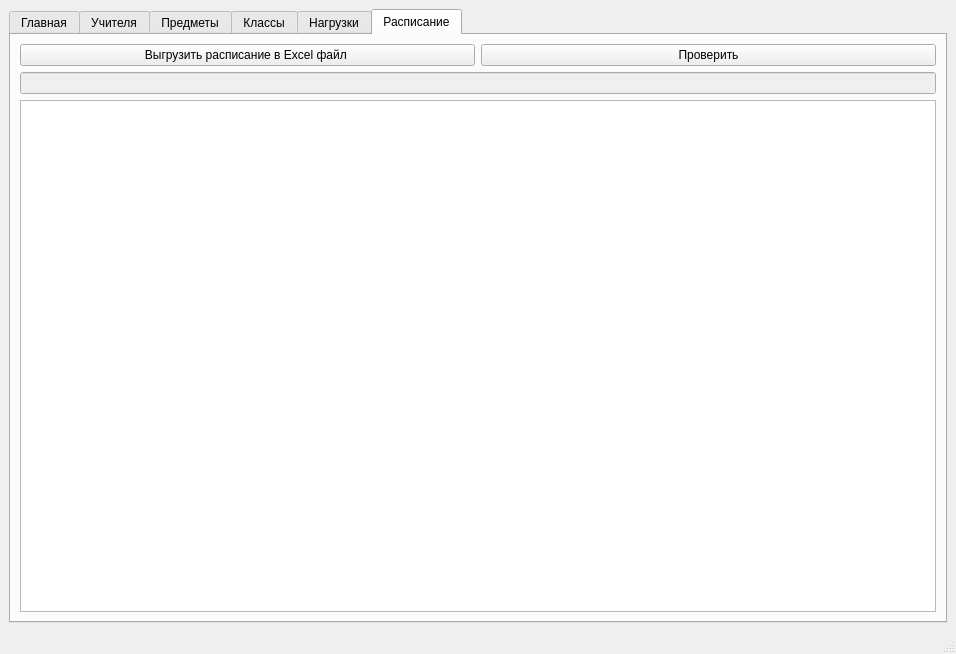
<?xml version="1.0" encoding="UTF-8"?>
<ui version="4.0">
 <class>MainWindow</class>
 <widget class="QMainWindow" name="MainWindow">
  <property name="geometry">
   <rect>
    <x>0</x>
    <y>0</y>
    <width>956</width>
    <height>654</height>
   </rect>
  </property>
  <property name="windowTitle">
   <string>Расписание 1.0</string>
  </property>
  <widget class="QWidget" name="centralwidget">
   <layout class="QVBoxLayout" name="verticalLayout">
    <item>
     <widget class="QTabWidget" name="list_of_tabs">
      <property name="font">
       <font>
        <weight>50</weight>
        <bold>false</bold>
       </font>
      </property>
      <property name="currentIndex">
       <number>5</number>
      </property>
      <widget class="QWidget" name="tab">
       <attribute name="title">
        <string>Главная</string>
       </attribute>
       <widget class="QLabel" name="label">
        <property name="geometry">
         <rect>
          <x>110</x>
          <y>20</y>
          <width>331</width>
          <height>71</height>
         </rect>
        </property>
        <property name="text">
         <string>Картинка</string>
        </property>
       </widget>
       <widget class="QLabel" name="label_2">
        <property name="geometry">
         <rect>
          <x>60</x>
          <y>180</y>
          <width>101</width>
          <height>16</height>
         </rect>
        </property>
        <property name="text">
         <string>Название школы:</string>
        </property>
       </widget>
       <widget class="QLineEdit" name="name_of_school">
        <property name="geometry">
         <rect>
          <x>150</x>
          <y>180</y>
          <width>421</width>
          <height>20</height>
         </rect>
        </property>
       </widget>
       <widget class="QLabel" name="label_3">
        <property name="geometry">
         <rect>
          <x>750</x>
          <y>520</y>
          <width>175</width>
          <height>75</height>
         </rect>
        </property>
        <property name="text">
         <string>Эмблема Яндекс</string>
        </property>
       </widget>
       <widget class="QLabel" name="label_4">
        <property name="geometry">
         <rect>
          <x>670</x>
          <y>500</y>
          <width>221</width>
          <height>61</height>
         </rect>
        </property>
        <property name="text">
         <string>Проект подготовил:
ученик 2 курса 
Очилов Тимур</string>
        </property>
       </widget>
       <widget class="QPushButton" name="save_name_of_school">
        <property name="geometry">
         <rect>
          <x>350</x>
          <y>200</y>
          <width>221</width>
          <height>23</height>
         </rect>
        </property>
        <property name="text">
         <string>Сохранить изменения в названии школы</string>
        </property>
       </widget>
       <widget class="QWidget" name="layoutWidget">
        <property name="geometry">
         <rect>
          <x>60</x>
          <y>250</y>
          <width>213</width>
          <height>271</height>
         </rect>
        </property>
        <layout class="QVBoxLayout" name="verticalLayout_5">
         <item>
          <widget class="QLabel" name="label_5">
           <property name="font">
            <font>
             <pointsize>10</pointsize>
             <weight>75</weight>
             <bold>true</bold>
            </font>
           </property>
           <property name="text">
            <string>График Уроков</string>
           </property>
           <property name="alignment">
            <set>Qt::AlignCenter</set>
           </property>
          </widget>
         </item>
         <item>
          <layout class="QHBoxLayout" name="horizontalLayout_12">
           <item>
            <widget class="QLabel" name="label_10">
             <property name="text">
              <string>1 урок</string>
             </property>
            </widget>
           </item>
           <item>
            <widget class="QLineEdit" name="one_urok"/>
           </item>
          </layout>
         </item>
         <item>
          <layout class="QHBoxLayout" name="horizontalLayout_3">
           <item>
            <widget class="QLabel" name="label_6">
             <property name="text">
              <string>2 урок</string>
             </property>
            </widget>
           </item>
           <item>
            <widget class="QLineEdit" name="two_urok"/>
           </item>
          </layout>
         </item>
         <item>
          <layout class="QHBoxLayout" name="horizontalLayout_14">
           <item>
            <widget class="QLabel" name="label_15">
             <property name="text">
              <string>3 урок</string>
             </property>
            </widget>
           </item>
           <item>
            <widget class="QLineEdit" name="three_urok"/>
           </item>
          </layout>
         </item>
         <item>
          <layout class="QHBoxLayout" name="horizontalLayout_5">
           <item>
            <widget class="QLabel" name="label_7">
             <property name="text">
              <string>4 урок</string>
             </property>
            </widget>
           </item>
           <item>
            <widget class="QLineEdit" name="fout_urok"/>
           </item>
          </layout>
         </item>
         <item>
          <layout class="QHBoxLayout" name="horizontalLayout_13">
           <item>
            <widget class="QLabel" name="label_14">
             <property name="text">
              <string>5 урок</string>
             </property>
            </widget>
           </item>
           <item>
            <widget class="QLineEdit" name="five_urok"/>
           </item>
          </layout>
         </item>
         <item>
          <layout class="QHBoxLayout" name="horizontalLayout_7">
           <item>
            <widget class="QLabel" name="label_8">
             <property name="text">
              <string>6 урок</string>
             </property>
            </widget>
           </item>
           <item>
            <widget class="QLineEdit" name="six_urok"/>
           </item>
          </layout>
         </item>
         <item>
          <layout class="QHBoxLayout" name="horizontalLayout_15">
           <item>
            <widget class="QLabel" name="label_16">
             <property name="text">
              <string>7 урок</string>
             </property>
            </widget>
           </item>
           <item>
            <widget class="QLineEdit" name="seven_urok"/>
           </item>
          </layout>
         </item>
         <item>
          <layout class="QHBoxLayout" name="horizontalLayout_8">
           <item>
            <widget class="QLabel" name="label_9">
             <property name="text">
              <string>8 урок</string>
             </property>
            </widget>
           </item>
           <item>
            <widget class="QLineEdit" name="eight_urok"/>
           </item>
          </layout>
         </item>
         <item>
          <widget class="QPushButton" name="save_nastroiki">
           <property name="text">
            <string>Сохранить изменения Графика уроков</string>
           </property>
          </widget>
         </item>
        </layout>
       </widget>
      </widget>
      <widget class="QWidget" name="teachers">
       <attribute name="title">
        <string>Учителя</string>
       </attribute>
       <layout class="QVBoxLayout" name="verticalLayout_3">
        <item>
         <layout class="QHBoxLayout" name="horizontalLayout_2">
          <item>
           <widget class="QPushButton" name="add_btn_teachers">
            <property name="maximumSize">
             <size>
              <width>161</width>
              <height>51</height>
             </size>
            </property>
            <property name="text">
             <string>Добавить</string>
            </property>
           </widget>
          </item>
          <item>
           <widget class="QPushButton" name="copy_btn_teachers">
            <property name="maximumSize">
             <size>
              <width>161</width>
              <height>51</height>
             </size>
            </property>
            <property name="text">
             <string>Копировать</string>
            </property>
           </widget>
          </item>
          <item>
           <widget class="QPushButton" name="delete_btn_teachers">
            <property name="maximumSize">
             <size>
              <width>161</width>
              <height>51</height>
             </size>
            </property>
            <property name="text">
             <string>Удалить</string>
            </property>
           </widget>
          </item>
         </layout>
        </item>
        <item>
         <widget class="QTableWidget" name="table_of_teachers">
          <property name="inputMethodHints">
           <set>Qt::ImhNone</set>
          </property>
          <attribute name="horizontalHeaderDefaultSectionSize">
           <number>150</number>
          </attribute>
          <column>
           <property name="text">
            <string>Имя</string>
           </property>
           <property name="font">
            <font>
             <family>Times New Roman</family>
             <pointsize>12</pointsize>
             <italic>false</italic>
            </font>
           </property>
          </column>
          <column>
           <property name="text">
            <string>Фамилия </string>
           </property>
           <property name="font">
            <font>
             <family>Times New Roman</family>
             <pointsize>12</pointsize>
            </font>
           </property>
           <property name="background">
            <color>
             <red>157</red>
             <green>157</green>
             <blue>157</blue>
            </color>
           </property>
          </column>
          <column>
           <property name="text">
            <string>Отчество</string>
           </property>
           <property name="font">
            <font>
             <family>Times New Roman</family>
             <pointsize>12</pointsize>
            </font>
           </property>
          </column>
          <column>
           <property name="text">
            <string>id</string>
           </property>
           <property name="background">
            <color>
             <red>211</red>
             <green>211</green>
             <blue>211</blue>
            </color>
           </property>
          </column>
         </widget>
        </item>
       </layout>
      </widget>
      <widget class="QWidget" name="school_objects">
       <attribute name="title">
        <string>Предметы</string>
       </attribute>
       <layout class="QVBoxLayout" name="verticalLayout_2">
        <item>
         <layout class="QHBoxLayout" name="horizontalLayout_4">
          <item>
           <widget class="QPushButton" name="add_btn_school_objects">
            <property name="maximumSize">
             <size>
              <width>161</width>
              <height>51</height>
             </size>
            </property>
            <property name="text">
             <string>Добавить</string>
            </property>
           </widget>
          </item>
          <item>
           <widget class="QPushButton" name="copy_btn_school_objects">
            <property name="maximumSize">
             <size>
              <width>161</width>
              <height>51</height>
             </size>
            </property>
            <property name="text">
             <string>Копировать</string>
            </property>
           </widget>
          </item>
          <item>
           <widget class="QPushButton" name="delete_btn_school_objects">
            <property name="maximumSize">
             <size>
              <width>161</width>
              <height>51</height>
             </size>
            </property>
            <property name="text">
             <string>Удалить</string>
            </property>
           </widget>
          </item>
         </layout>
        </item>
        <item>
         <widget class="QTableWidget" name="table_of_subjects">
          <attribute name="horizontalHeaderDefaultSectionSize">
           <number>150</number>
          </attribute>
          <column>
           <property name="text">
            <string>Наименование предмета</string>
           </property>
          </column>
          <column>
           <property name="text">
            <string>Трудность предмета</string>
           </property>
          </column>
          <column>
           <property name="text">
            <string>id</string>
           </property>
          </column>
         </widget>
        </item>
       </layout>
      </widget>
      <widget class="QWidget" name="tab_4">
       <attribute name="title">
        <string>Классы</string>
       </attribute>
       <layout class="QVBoxLayout" name="verticalLayout_4">
        <item>
         <layout class="QHBoxLayout" name="horizontalLayout_6">
          <item>
           <widget class="QPushButton" name="add_btn_school_classes">
            <property name="maximumSize">
             <size>
              <width>161</width>
              <height>51</height>
             </size>
            </property>
            <property name="text">
             <string>Добавить</string>
            </property>
           </widget>
          </item>
          <item>
           <widget class="QPushButton" name="copy_btn_school_classes">
            <property name="maximumSize">
             <size>
              <width>161</width>
              <height>51</height>
             </size>
            </property>
            <property name="text">
             <string>Копировать</string>
            </property>
           </widget>
          </item>
          <item>
           <widget class="QPushButton" name="delete_btn_school_classes">
            <property name="maximumSize">
             <size>
              <width>161</width>
              <height>51</height>
             </size>
            </property>
            <property name="text">
             <string>Удалить</string>
            </property>
           </widget>
          </item>
         </layout>
        </item>
        <item>
         <widget class="QTableWidget" name="table_of_classes">
          <attribute name="horizontalHeaderDefaultSectionSize">
           <number>150</number>
          </attribute>
          <column>
           <property name="text">
            <string>Класс</string>
           </property>
          </column>
          <column>
           <property name="text">
            <string>Классный Руководитель</string>
           </property>
          </column>
          <column>
           <property name="text">
            <string>id</string>
           </property>
          </column>
         </widget>
        </item>
       </layout>
      </widget>
      <widget class="QWidget" name="tab_2">
       <attribute name="title">
        <string>Нагрузки</string>
       </attribute>
       <layout class="QVBoxLayout" name="verticalLayout_6">
        <item>
         <layout class="QHBoxLayout" name="horizontalLayout_10">
          <item>
           <widget class="QPushButton" name="add_btn_school_objects_2">
            <property name="maximumSize">
             <size>
              <width>161</width>
              <height>51</height>
             </size>
            </property>
            <property name="text">
             <string>Добавить</string>
            </property>
           </widget>
          </item>
          <item>
           <widget class="QPushButton" name="delete_btn_school_objects_2">
            <property name="maximumSize">
             <size>
              <width>161</width>
              <height>51</height>
             </size>
            </property>
            <property name="text">
             <string>Удалить</string>
            </property>
           </widget>
          </item>
         </layout>
        </item>
        <item>
         <widget class="QTableWidget" name="table_of_nagruzka">
          <attribute name="horizontalHeaderDefaultSectionSize">
           <number>150</number>
          </attribute>
          <column>
           <property name="text">
            <string>ФИО учителя</string>
           </property>
          </column>
          <column>
           <property name="text">
            <string>Класс</string>
           </property>
          </column>
          <column>
           <property name="text">
            <string>Предмет</string>
           </property>
          </column>
          <column>
           <property name="text">
            <string>Нагрузка</string>
           </property>
          </column>
          <column>
           <property name="text">
            <string>id</string>
           </property>
          </column>
         </widget>
        </item>
       </layout>
      </widget>
      <widget class="QWidget" name="tab_3">
       <attribute name="title">
        <string>Расписание</string>
       </attribute>
       <layout class="QVBoxLayout" name="verticalLayout_7">
        <item>
         <layout class="QHBoxLayout" name="horizontalLayout_9">
          <item>
           <widget class="QPushButton" name="btn_timetable_to_excel">
            <property name="text">
             <string>Выгрузить расписание в Excel файл </string>
            </property>
           </widget>
          </item>
          <item>
           <widget class="QPushButton" name="btn_check">
            <property name="text">
             <string>Проверить</string>
            </property>
           </widget>
          </item>
         </layout>
        </item>
        <item>
         <widget class="QLineEdit" name="lineEdit">
          <property name="enabled">
           <bool>false</bool>
          </property>
         </widget>
        </item>
        <item>
         <widget class="QTableWidget" name="table_of_timetable">
          <property name="rowCount">
           <number>6</number>
          </property>
          <attribute name="verticalHeaderVisible">
           <bool>false</bool>
          </attribute>
          <row/>
          <row/>
          <row/>
          <row/>
          <row/>
          <row/>
         </widget>
        </item>
       </layout>
      </widget>
     </widget>
    </item>
   </layout>
  </widget>
  <widget class="QMenuBar" name="menubar">
   <property name="geometry">
    <rect>
     <x>0</x>
     <y>0</y>
     <width>956</width>
     <height>21</height>
    </rect>
   </property>
  </widget>
  <widget class="QStatusBar" name="statusbar"/>
 </widget>
 <resources/>
 <connections/>
</ui>
